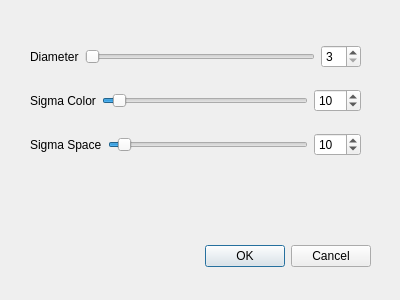
<?xml version="1.0" encoding="UTF-8"?>
<ui version="4.0">
 <class>BilateralDialog</class>
 <widget class="QDialog" name="BilateralDialog">
  <property name="geometry">
   <rect>
    <x>0</x>
    <y>0</y>
    <width>400</width>
    <height>300</height>
   </rect>
  </property>
  <property name="windowTitle">
   <string>Dialog</string>
  </property>
  <widget class="QDialogButtonBox" name="buttonBox">
   <property name="geometry">
    <rect>
     <x>30</x>
     <y>240</y>
     <width>341</width>
     <height>32</height>
    </rect>
   </property>
   <property name="orientation">
    <enum>Qt::Horizontal</enum>
   </property>
   <property name="standardButtons">
    <set>QDialogButtonBox::Cancel|QDialogButtonBox::Ok</set>
   </property>
  </widget>
  <widget class="QWidget" name="">
   <property name="geometry">
    <rect>
     <x>30</x>
     <y>30</y>
     <width>331</width>
     <height>141</height>
    </rect>
   </property>
   <layout class="QVBoxLayout" name="verticalLayout">
    <item>
     <layout class="QHBoxLayout" name="horizontalLayout_3">
      <item>
       <widget class="QLabel" name="diameterLabel">
        <property name="text">
         <string>Diameter</string>
        </property>
       </widget>
      </item>
      <item>
       <widget class="QSlider" name="diameterSlider">
        <property name="minimum">
         <number>3</number>
        </property>
        <property name="maximum">
         <number>11</number>
        </property>
        <property name="singleStep">
         <number>1</number>
        </property>
        <property name="pageStep">
         <number>2</number>
        </property>
        <property name="orientation">
         <enum>Qt::Horizontal</enum>
        </property>
        <property name="tickPosition">
         <enum>QSlider::NoTicks</enum>
        </property>
       </widget>
      </item>
      <item>
       <widget class="QSpinBox" name="diameterSpinBox">
        <property name="minimum">
         <number>3</number>
        </property>
        <property name="maximum">
         <number>11</number>
        </property>
        <property name="singleStep">
         <number>1</number>
        </property>
       </widget>
      </item>
     </layout>
    </item>
    <item>
     <layout class="QHBoxLayout" name="horizontalLayout_2">
      <item>
       <widget class="QLabel" name="sigmaCLabel">
        <property name="text">
         <string>Sigma Color</string>
        </property>
       </widget>
      </item>
      <item>
       <widget class="QSlider" name="sigmaCSlider">
        <property name="maximum">
         <number>200</number>
        </property>
        <property name="sliderPosition">
         <number>10</number>
        </property>
        <property name="orientation">
         <enum>Qt::Horizontal</enum>
        </property>
       </widget>
      </item>
      <item>
       <widget class="QSpinBox" name="sigmaCSpinBox">
        <property name="maximum">
         <number>200</number>
        </property>
        <property name="value">
         <number>10</number>
        </property>
       </widget>
      </item>
     </layout>
    </item>
    <item>
     <layout class="QHBoxLayout" name="horizontalLayout">
      <item>
       <widget class="QLabel" name="sigmaSLabel">
        <property name="text">
         <string>Sigma Space</string>
        </property>
       </widget>
      </item>
      <item>
       <widget class="QSlider" name="sigmaSSlider">
        <property name="maximum">
         <number>200</number>
        </property>
        <property name="value">
         <number>10</number>
        </property>
        <property name="orientation">
         <enum>Qt::Horizontal</enum>
        </property>
       </widget>
      </item>
      <item>
       <widget class="QSpinBox" name="sigmaSSpinBox">
        <property name="maximum">
         <number>200</number>
        </property>
        <property name="value">
         <number>10</number>
        </property>
       </widget>
      </item>
     </layout>
    </item>
   </layout>
  </widget>
 </widget>
 <resources/>
 <connections>
  <connection>
   <sender>buttonBox</sender>
   <signal>accepted()</signal>
   <receiver>BilateralDialog</receiver>
   <slot>accept()</slot>
   <hints>
    <hint type="sourcelabel">
     <x>248</x>
     <y>254</y>
    </hint>
    <hint type="destinationlabel">
     <x>157</x>
     <y>274</y>
    </hint>
   </hints>
  </connection>
  <connection>
   <sender>buttonBox</sender>
   <signal>rejected()</signal>
   <receiver>BilateralDialog</receiver>
   <slot>reject()</slot>
   <hints>
    <hint type="sourcelabel">
     <x>316</x>
     <y>260</y>
    </hint>
    <hint type="destinationlabel">
     <x>286</x>
     <y>274</y>
    </hint>
   </hints>
  </connection>
  <connection>
   <sender>diameterSlider</sender>
   <signal>valueChanged(int)</signal>
   <receiver>diameterSpinBox</receiver>
   <slot>setValue(int)</slot>
   <hints>
    <hint type="sourcelabel">
     <x>169</x>
     <y>54</y>
    </hint>
    <hint type="destinationlabel">
     <x>329</x>
     <y>53</y>
    </hint>
   </hints>
  </connection>
  <connection>
   <sender>sigmaCSlider</sender>
   <signal>valueChanged(int)</signal>
   <receiver>sigmaCSpinBox</receiver>
   <slot>setValue(int)</slot>
   <hints>
    <hint type="sourcelabel">
     <x>182</x>
     <y>101</y>
    </hint>
    <hint type="destinationlabel">
     <x>331</x>
     <y>107</y>
    </hint>
   </hints>
  </connection>
  <connection>
   <sender>sigmaSSlider</sender>
   <signal>valueChanged(int)</signal>
   <receiver>sigmaSSpinBox</receiver>
   <slot>setValue(int)</slot>
   <hints>
    <hint type="sourcelabel">
     <x>196</x>
     <y>152</y>
    </hint>
    <hint type="destinationlabel">
     <x>320</x>
     <y>154</y>
    </hint>
   </hints>
  </connection>
  <connection>
   <sender>diameterSpinBox</sender>
   <signal>valueChanged(int)</signal>
   <receiver>diameterSlider</receiver>
   <slot>setValue(int)</slot>
   <hints>
    <hint type="sourcelabel">
     <x>327</x>
     <y>41</y>
    </hint>
    <hint type="destinationlabel">
     <x>139</x>
     <y>51</y>
    </hint>
   </hints>
  </connection>
  <connection>
   <sender>sigmaCSpinBox</sender>
   <signal>valueChanged(int)</signal>
   <receiver>sigmaCSlider</receiver>
   <slot>setValue(int)</slot>
   <hints>
    <hint type="sourcelabel">
     <x>335</x>
     <y>95</y>
    </hint>
    <hint type="destinationlabel">
     <x>178</x>
     <y>98</y>
    </hint>
   </hints>
  </connection>
  <connection>
   <sender>sigmaSSpinBox</sender>
   <signal>valueChanged(int)</signal>
   <receiver>sigmaSSlider</receiver>
   <slot>setValue(int)</slot>
   <hints>
    <hint type="sourcelabel">
     <x>322</x>
     <y>144</y>
    </hint>
    <hint type="destinationlabel">
     <x>274</x>
     <y>145</y>
    </hint>
   </hints>
  </connection>
 </connections>
</ui>
